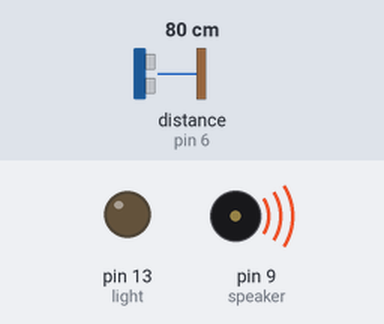
Bench run of a sketch on a simulated Arduino Uno, built with avr-gcc and run on an emulated ATmega328P. Parts: output pins drawn as LEDs (lit = HIGH), buzzer (waves = sounding). Inputs (shaded band) come from the test bench; at power-on: distance to the obstacle (sensor on pin 6) 80 cm. The echo pulse lasts 58.3 µs per cm; what the sketch prints to the serial monitor is not drawn.

Above: at 0.1 s.
Timing chart, 0 to 1.6 s (numbered marks = the images above):
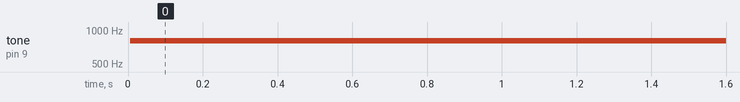

The sketch:

ultrasonic_theremin.ino
```cpp
#include <NewPing.h>
#include <NewTone.h>

int trig = 7;
int echo = 6;
int maxDist = 200;
int light = 13;
int speaker = 9;

NewPing sonar(trig, echo, maxDist);

void setup() {
  Serial.begin(9600);
  pinMode(light,OUTPUT);
  pinMode(speaker,OUTPUT);
}

void loop() {
  int timeTaken = sonar.ping();
  int distance = timeTaken / US_ROUNDTRIP_IN;
  Serial.println(distance);

  //int delayTime = map(distance, 0, 60, 5, 250);
  int frequency = map(distance, 0, 60, 540, 1050);

  if(distance < 60){
    NewTone(speaker, frequency);
    /*digitalWrite(light, HIGH);
    delay(delayTime);
    digitalWrite(light, LOW);
    delay(delayTime);*/
  }

  delay(75);
}
```

Measured:
- by itself, tone on pin 9 (speaker): silent → 803 Hz at 0.01 s
